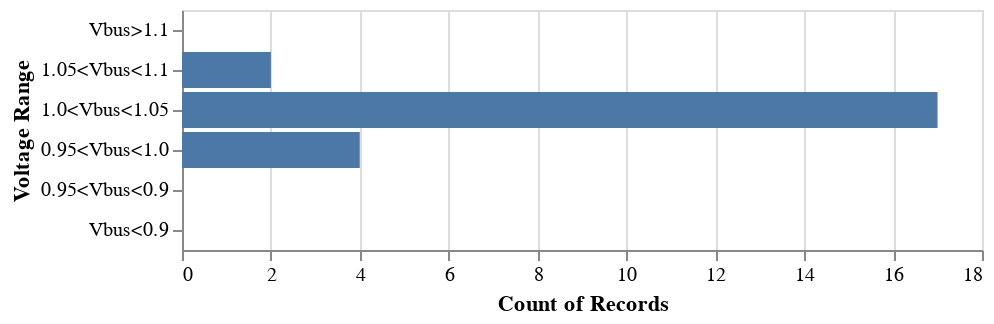

Notebook code for this chart:
### Markdown cell above
A histogram is plotted to check the no of Buses in each of the above defined brackets

### Code cell
alt.Chart(data_v).mark_bar().encode(
    alt.Y('Voltage Range', scale =alt.Scale(domain=['Vbus>1.1','1.05<Vbus<1.1','1.0<Vbus<1.05','0.95<Vbus<1.0','0.95<Vbus<0.9','Vbus<0.9'])),
    alt.X('count()')).properties(height = 120, width = 400)

### Figure 1 — Vega-Lite specification as saved in the notebook (floating-point values rounded to 4 significant figures)
{"config": {"view": {"continuousWidth": 300, "continuousHeight": 300}}, "data": {"name": "data-1b7309fa12e3107e76b8d58034cbc810"}, "mark": {"type": "bar"}, "encoding": {"x": {"aggregate": "count", "type": "quantitative"}, "y": {"field": "Voltage Range", "scale": {"domain": ["Vbus>1.1", "1.05<Vbus<1.1", "1.0<Vbus<1.05", "0.95<Vbus<1.0", "0.95<Vbus<0.9", "Vbus<0.9"]}, "type": "nominal"}}, "height": 120, "width": 400, "$schema": "https://vega.github.io/schema/vega-lite/v5.20.1.json", "datasets": {"data-1b7309fa12e3107e76b8d58034cbc810": [{"Bus Number": 101, "Bus Name": "NUC-A       ", "Area": 1, "Base Voltage": 21.6, "Bus Voltage(PU)": 1.02, "Bus Voltage(kV)": 22.03, "Voltage Range": "1.0<Vbus<1.05"}, {"Bus Number": 102, "Bus Name": "NUC-B       ", "Area": 1, "Base Voltage": 21.6, "Bus Voltage(PU)": 1.02, "Bus Voltage(kV)": 22.03, "Voltage Range": "1.0<Vbus<1.05"}, {"Bus Number": 151, "Bus Name": "NUCPANT     ", "Area": 1, "Base Voltage": 500.0, "Bus Voltage(PU)": 1.022, "Bus Voltage(kV)": 511.1, "Voltage Range": "1.0<Vbus<1.05"}, {"Bus Number": 152, "Bus Name": "MID500      ", "Area": 1, "Base Voltage": 500.0, "Bus Voltage(PU)": 1.047, "Bus Voltage(kV)": 523.6, "Voltage Range": "1.0<Vbus<1.05"}, {"Bus Number": 153, "Bus Name": "MID230      ", "Area": 1, "Base Voltage": 230.0, "Bus Voltage(PU)": 1.025, "Bus Voltage(kV)": 235.8, "Voltage Range": "1.0<Vbus<1.05"}, {"Bus Number": 154, "Bus Name": "DOWNTN      ", "Area": 1, "Base Voltage": 230.0, "Bus Voltage(PU)": 0.976, "Bus Voltage(kV)": 224.5, "Voltage Range": "0.95<Vbus<1.0"}, {"Bus Number": 201, "Bus Name": "HYDRO       ", "Area": 2, "Base Voltage": 500.0, "Bus Voltage(PU)": 1.058, "Bus Voltage(kV)": 528.8, "Voltage Range": "1.05<Vbus<1.1"}, {"Bus Number": 202, "Bus Name": "EAST500     ", "Area": 2, "Base Voltage": 500.0, "Bus Voltage(PU)": 1.04, "Bus Voltage(kV)": 519.8, "Voltage Range": "1.0<Vbus<1.05"}, {"Bus Number": 203, "Bus Name": "EAST230     ", "Area": 2, "Base Voltage": 230.0, "Bus Voltage(PU)": 1.002, "Bus Voltage(kV)": 230.4, "Voltage Range": "1.0<Vbus<1.05"}, {"Bus Number": 204, "Bus Name": "SUB500      ", "Area": 2, "Base Voltage": 500.0, "Bus Voltage(PU)": 1.009, "Bus Voltage(kV)": 504.7, "Voltage Range": "1.0<Vbus<1.05"}, {"Bus Number": 205, "Bus Name": "SUB230      ", "Area": 2, "Base Voltage": 230.0, "Bus Voltage(PU)": 0.98, "Bus Voltage(kV)": 225.4, "Voltage Range": "0.95<Vbus<1.0"}, {"Bus Number": 206, "Bus Name": "URBGEN      ", "Area": 2, "Base Voltage": 18.0, "Bus Voltage(PU)": 1.004, "Bus Voltage(kV)": 18.08, "Voltage Range": "1.0<Vbus<1.05"}, {"Bus Number": 211, "Bus Name": "HYDRO_G     ", "Area": 2, "Base Voltage": 20.0, "Bus Voltage(PU)": 1.035, "Bus Voltage(kV)": 20.71, "Voltage Range": "1.0<Vbus<1.05"}, {"Bus Number": 3001, "Bus Name": "MINE        ", "Area": 5, "Base Voltage": 230.0, "Bus Voltage(PU)": 1.038, "Bus Voltage(kV)": 238.8, "Voltage Range": "1.0<Vbus<1.05"}, {"Bus Number": 3002, "Bus Name": "E. MINE     ", "Area": 5, "Base Voltage": 500.0, "Bus Voltage(PU)": 1.04, "Bus Voltage(kV)": 520.1, "Voltage Range": "1.0<Vbus<1.05"}, {"Bus Number": 3003, "Bus Name": "S. MINE     ", "Area": 5, "Base Voltage": 230.0, "Bus Voltage(PU)": 1.036, "Bus Voltage(kV)": 238.3, "Voltage Range": "1.0<Vbus<1.05"}, {"Bus Number": 3004, "Bus Name": "WEST        ", "Area": 5, "Base Voltage": 500.0, "Bus Voltage(PU)": 1.044, "Bus Voltage(kV)": 521.8, "Voltage Range": "1.0<Vbus<1.05"}, {"Bus Number": 3005, "Bus Name": "WEST        ", "Area": 5, "Base Voltage": 230.0, "Bus Voltage(PU)": 1.023, "Bus Voltage(kV)": 235.4, "Voltage Range": "1.0<Vbus<1.05"}, {"Bus Number": 3006, "Bus Name": "UPTOWN      ", "Area": 5, "Base Voltage": 230.0, "Bus Voltage(PU)": 1.025, "Bus Voltage(kV)": 235.8, "Voltage Range": "1.0<Vbus<1.05"}, {"Bus Number": 3007, "Bus Name": "RURAL       ", "Area": 5, "Base Voltage": 230.0, "Bus Voltage(PU)": 0.999, "Bus Voltage(kV)": 229.8, "Voltage Range": "0.95<Vbus<1.0"}, {"Bus Number": 3008, "Bus Name": "CATDOG      ", "Area": 5, "Base Voltage": 230.0, "Bus Voltage(PU)": 0.995, "Bus Voltage(kV)": 228.9, "Voltage Range": "0.95<Vbus<1.0"}, {"Bus Number": 3011, "Bus Name": "MINE_G      ", "Area": 5, "Base Voltage": 13.8, "Bus Voltage(PU)": 1.04, "Bus Voltage(kV)": 14.35, "Voltage Range": "1.0<Vbus<1.05"}, {"Bus Number": 3018, "Bus Name": "CATDOG_G    ", "Area": 5, "Base Voltage": 13.8, "Bus Voltage(PU)": 1.057, "Bus Voltage(kV)": 14.59, "Voltage Range": "1.05<Vbus<1.1"}]}}
